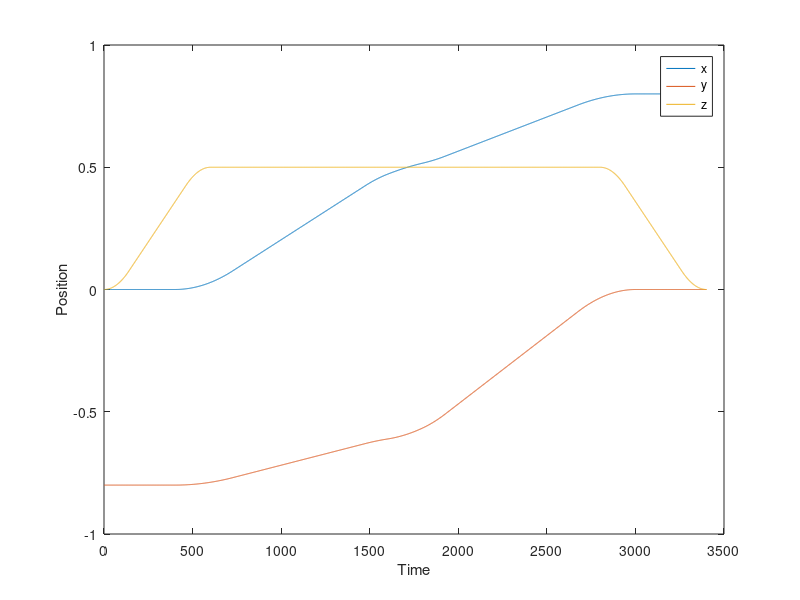
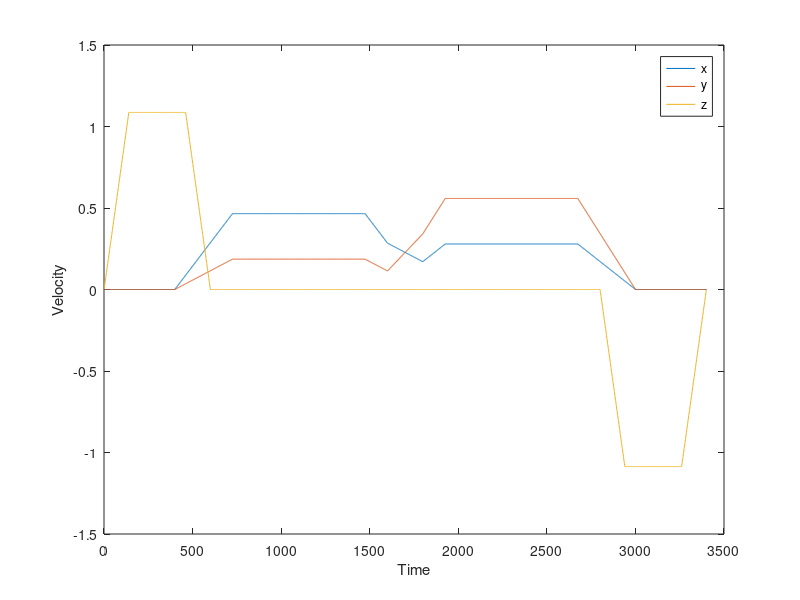
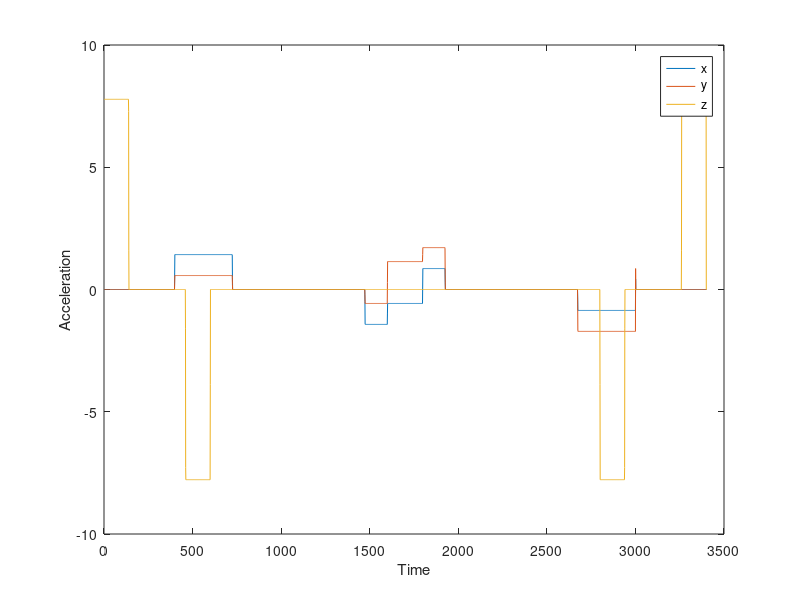
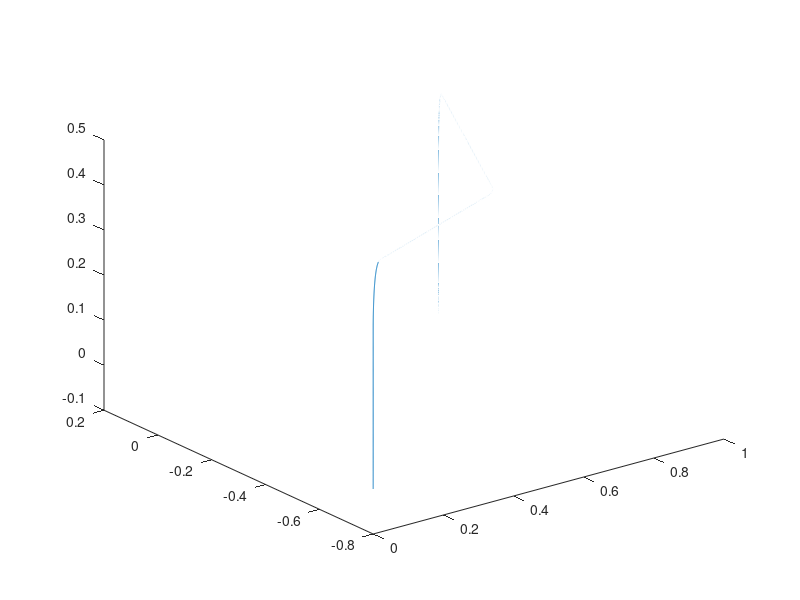

These charts were generated, in order, by the following MATLAB code:
%main code
clear all;
close all;
clc
Ts=0.001;

q0 = [-0.927293431584587
-1.28700579042062
0.700000000000000
2.21429922200521];

qt1 = [];
qt2 = [];
qt3 = [];
qt4 = [];

s1 = zeros(3401,1);
s2 = zeros(3401,1);
s3 = zeros(3401,1);
s4 = zeros(3401,1);

t = [];
theta_d = [];
theta_d_dot = [];
theta_d_dot_dot = [];


p0 = [0 -0.8 0];
p1 = [0 -0.8 0.5];
p2 = [0.5 -0.6 0.5];
p3 = [0.8 0.0 0.5];
p4 = [0.8 0.0 0.0];

t0 = 0.0;
t1 = 0.6;
t2 = 2.0;
t3 = 3.4;
t4 = 4.0;

tf1 = t1-t0;
tf2 = t2-t1;
tf3 = t3-t2;
tf4 = t4-t3;

q_dotdot_c1 = (4*(p1 - p0))/(tf1^2)*1.4;
q_dotdot_c2 = (4*(p2 - p1))/(tf2^2)*1.4;
q_dotdot_c3 = (4*(p3 - p2))/(tf3^2)*1.4;
q_dotdot_c4 = (4*(p4 - p3))/(tf4^2)*1.4;

tc1 = (tf1/2) - 0.5*(((tf1^2*norm(q_dotdot_c1)) - 4*norm((p1-p0)))/norm(q_dotdot_c1))^0.5;
tc2 = (tf2/2) - 0.5*(((tf2^2*norm(q_dotdot_c2)) - 4*norm((p2-p1)))/norm(q_dotdot_c2))^0.5;
tc3 = (tf3/2) - 0.5*(((tf3^2*norm(q_dotdot_c3)) - 4*norm((p3-p2)))/norm(q_dotdot_c3))^0.5;
tc4 = (tf4/2) - 0.5*(((tf4^2*norm(q_dotdot_c4)) - 4*norm((p4-p3)))/norm(q_dotdot_c4))^0.5;

for tt = 0:Ts:0.6 %Segment 1
    if(tt>=0 && tt<=tc1)
       qt1(end+1,:) = p0 + (0.5*q_dotdot_c1*tt^2);  
    elseif(tt>tc1 && tt<=(t1-tc1))
       qt1(end+1,:) = p0 + q_dotdot_c1*tc1*(tt-(tc1/2));
    elseif(tt>(t1-tc1) && tt<=t1)
       qt1(end+1,:) = p1 - 0.5*q_dotdot_c1*((tf1-tt)^2);
     else
       qt1(end+1,:) = qt1(end,:);
    end
end
d = 0;
for i =1:600
  d = norm(qt1(i+1,:)-qt1(i,:))+d;
  s1(i+1 ,:) = d;
end
   
   s1(602:3401) = s1(601);
   pos1 = ((s1*(p1-p0)/norm(p1-p0)));



for tt = 0:Ts:1.4  % Segment 2
    if(tt>=0 && tt<=tc2)
       qt2(end+1,:) = p1 + (0.5*q_dotdot_c2*tt^2); 
    elseif(tt>tc2 && tt<=(tf2-tc2))
       qt2(end+1,:) = p1 + q_dotdot_c2*tc2*(tt-(tc2/2));
    elseif(tt>(tf2-tc2) && tt<=tf2)
       qt2(end+1,:) = p2 - 0.5*q_dotdot_c2*((tf2-tt)^2);
    elseif(tt>tf2)
       qt2(end+1,:) = qt2(end,:);
    else
        qt2(end+1,:) = [0 0 0];
    end
    
end
d = 0;
for i =1:1400
        d = norm(qt2(i+1,:)-qt2(i,:))+d;
        s2(i+400,:) = d;
end
s2(1:400) = 0;
s2(1801:3401) = s2(1800);
pos2 = ((s2*(p2-p1)/norm(p2-p1)));


for tt = 0:Ts:1.4 %Segment 3
    if(tt>=0 && tt<=tc3)
       qt3(end+1,:) = p2 + (0.5*q_dotdot_c3*tt^2);
    elseif(tt>tc3 && tt<=(tf3-tc3))
       qt3(end+1,:) = p2 + q_dotdot_c3*tc3*(tt-(tc3/2));
    elseif(tt>(tf3-tc3) && tt<=tf3)
       qt3(end+1,:) = p3 - 0.5*q_dotdot_c3*((tf3-tt)^2);
    elseif(tt>tf3)
       qt3(end+1,:) = qt3(end,:);
    else
       qt3(end+1,:) = [0 0 0];
    end
end
d = 0;
for i =1:1400
        d = norm(qt3(i+1,:)-qt3(i,:))+d;
        s3(i+1601,:) = d;
end
s3(1:1600) = 0;
s3(3002:3401) = s3(3000);
pos3 = ((s3*(p3-p2)/norm(p3-p2)));



for tt = 0:Ts:0.6  %Segment 4
    if(tt>=0 && tt<=tc4)
       qt4(end+1,:) = p3 + (0.5*q_dotdot_c4*tt^2); 
    elseif(tt>tc4 && tt<=(tf4-tc4))
       qt4(end+1,:) = p3 + q_dotdot_c4*tc4*(tt-(tc4/2));
    elseif(tt>(tf4-tc4) && tt<=tf4)
       qt4(end+1,:) = p4 - 0.5*q_dotdot_c4*((tf4-tt)^2);
    elseif(tt>tf4)
       qt4(end+1,:) = qt4(end,:);
    else
       qt4(end+1,:) = [0 0 0];
    end
end
d = 0;
for i =1:600
        d = norm(qt4(i+1,:)-qt4(i,:))+d;
        s4(i+2801,:) = d;
end
s4(1:2800) = 0;
pos4 = ((s4*(p4-p3)/norm(p4-p3)));

for i = t0:Ts:t3
    t(end+1,:) = i;
    theta_d(end+1,:) = 0;
    theta_d_dot(end+1,:) = 0;
    theta_d_dot_dot(end+1,:) = 0;
end    


T_ant = t0:Ts:t3;
pd = p0 + pos1 + pos2 + pos3 + pos4;

pd_dot = diff(pd/Ts);
pd_dot(3401,:) = pd_dot(3400,:);
pd_dot_dot = diff(pd_dot/Ts);
pd_dot_dot(3401,:) = pd_dot_dot(3400);

figure(1)
plot(pd)
xlabel("Time");
ylabel("Position");
legend("x","y","z")
figure(2)
plot(pd_dot)
xlabel("Time");
ylabel("Velocity");
legend("x","y","z")
figure(3)
plot(pd_dot_dot)
xlabel("Time");
ylabel("Acceleration");
legend("x","y","z")
figure(4)
plot3(pd(:,1),pd(:,2),pd(:,3))


save('generated_traj');




